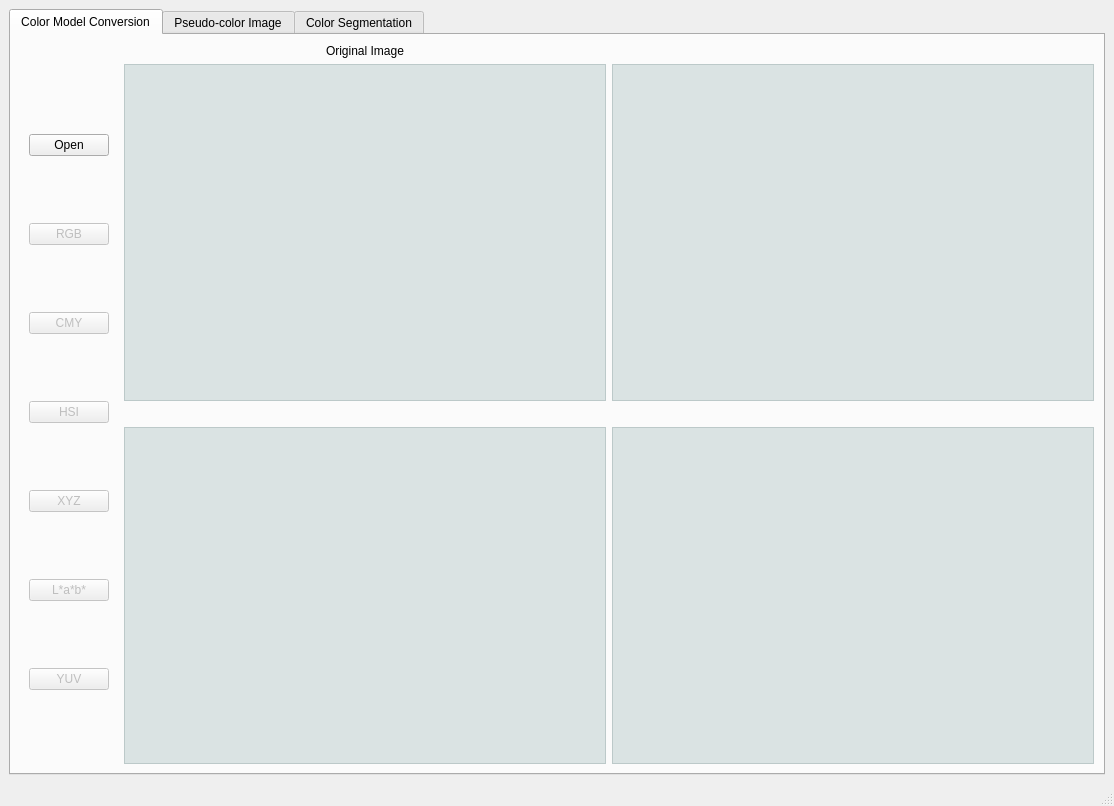
<?xml version="1.0" encoding="UTF-8"?>
<ui version="4.0">
 <class>HW5</class>
 <widget class="QMainWindow" name="HW5">
  <property name="geometry">
   <rect>
    <x>0</x>
    <y>0</y>
    <width>1114</width>
    <height>806</height>
   </rect>
  </property>
  <property name="sizePolicy">
   <sizepolicy hsizetype="Preferred" vsizetype="Preferred">
    <horstretch>0</horstretch>
    <verstretch>0</verstretch>
   </sizepolicy>
  </property>
  <property name="windowTitle">
   <string>HW5</string>
  </property>
  <widget class="QWidget" name="centralwidget">
   <property name="sizePolicy">
    <sizepolicy hsizetype="Preferred" vsizetype="Preferred">
     <horstretch>0</horstretch>
     <verstretch>0</verstretch>
    </sizepolicy>
   </property>
   <property name="layoutDirection">
    <enum>Qt::LeftToRight</enum>
   </property>
   <layout class="QHBoxLayout" name="horizontalLayout">
    <item>
     <widget class="QTabWidget" name="tabWidget">
      <property name="sizePolicy">
       <sizepolicy hsizetype="Expanding" vsizetype="Expanding">
        <horstretch>0</horstretch>
        <verstretch>0</verstretch>
       </sizepolicy>
      </property>
      <property name="layoutDirection">
       <enum>Qt::LeftToRight</enum>
      </property>
      <property name="currentIndex">
       <number>0</number>
      </property>
      <widget class="QWidget" name="tab">
       <attribute name="title">
        <string>Color Model Conversion</string>
       </attribute>
       <layout class="QGridLayout" name="gridLayout_3">
        <item row="1" column="1">
         <widget class="QGraphicsView" name="grvNW_P1">
          <property name="styleSheet">
           <string notr="true">background-color: rgba(83, 125, 125, 50);</string>
          </property>
          <property name="verticalScrollBarPolicy">
           <enum>Qt::ScrollBarAlwaysOff</enum>
          </property>
          <property name="horizontalScrollBarPolicy">
           <enum>Qt::ScrollBarAlwaysOff</enum>
          </property>
          <property name="sizeAdjustPolicy">
           <enum>QAbstractScrollArea::AdjustToContents</enum>
          </property>
         </widget>
        </item>
        <item row="1" column="2">
         <widget class="QGraphicsView" name="grvNE_P1">
          <property name="styleSheet">
           <string notr="true">background-color: rgba(83, 125, 125, 50);</string>
          </property>
          <property name="verticalScrollBarPolicy">
           <enum>Qt::ScrollBarAlwaysOff</enum>
          </property>
          <property name="horizontalScrollBarPolicy">
           <enum>Qt::ScrollBarAlwaysOff</enum>
          </property>
          <property name="sizeAdjustPolicy">
           <enum>QAbstractScrollArea::AdjustToContents</enum>
          </property>
         </widget>
        </item>
        <item row="0" column="2">
         <widget class="QLabel" name="lblNE">
          <property name="text">
           <string/>
          </property>
          <property name="alignment">
           <set>Qt::AlignCenter</set>
          </property>
         </widget>
        </item>
        <item row="1" column="0" rowspan="3">
         <widget class="QWidget" name="widget_2" native="true">
          <layout class="QVBoxLayout" name="verticalLayout">
           <item>
            <widget class="QPushButton" name="btnOpen_P1">
             <property name="sizePolicy">
              <sizepolicy hsizetype="Preferred" vsizetype="Fixed">
               <horstretch>0</horstretch>
               <verstretch>0</verstretch>
              </sizepolicy>
             </property>
             <property name="text">
              <string>Open</string>
             </property>
            </widget>
           </item>
           <item>
            <widget class="QPushButton" name="btnRGB">
             <property name="enabled">
              <bool>false</bool>
             </property>
             <property name="sizePolicy">
              <sizepolicy hsizetype="Preferred" vsizetype="Fixed">
               <horstretch>0</horstretch>
               <verstretch>0</verstretch>
              </sizepolicy>
             </property>
             <property name="text">
              <string>RGB</string>
             </property>
            </widget>
           </item>
           <item>
            <widget class="QPushButton" name="btnCMY">
             <property name="enabled">
              <bool>false</bool>
             </property>
             <property name="sizePolicy">
              <sizepolicy hsizetype="Preferred" vsizetype="Fixed">
               <horstretch>0</horstretch>
               <verstretch>0</verstretch>
              </sizepolicy>
             </property>
             <property name="text">
              <string>CMY</string>
             </property>
            </widget>
           </item>
           <item>
            <widget class="QPushButton" name="btnHSI">
             <property name="enabled">
              <bool>false</bool>
             </property>
             <property name="sizePolicy">
              <sizepolicy hsizetype="Preferred" vsizetype="Fixed">
               <horstretch>0</horstretch>
               <verstretch>0</verstretch>
              </sizepolicy>
             </property>
             <property name="text">
              <string>HSI</string>
             </property>
            </widget>
           </item>
           <item>
            <widget class="QPushButton" name="btnXYZ">
             <property name="enabled">
              <bool>false</bool>
             </property>
             <property name="sizePolicy">
              <sizepolicy hsizetype="Preferred" vsizetype="Fixed">
               <horstretch>0</horstretch>
               <verstretch>0</verstretch>
              </sizepolicy>
             </property>
             <property name="text">
              <string>XYZ</string>
             </property>
            </widget>
           </item>
           <item>
            <widget class="QPushButton" name="btnLAB">
             <property name="enabled">
              <bool>false</bool>
             </property>
             <property name="sizePolicy">
              <sizepolicy hsizetype="Preferred" vsizetype="Fixed">
               <horstretch>0</horstretch>
               <verstretch>0</verstretch>
              </sizepolicy>
             </property>
             <property name="text">
              <string>L*a*b*</string>
             </property>
            </widget>
           </item>
           <item>
            <widget class="QPushButton" name="btnYUV">
             <property name="enabled">
              <bool>false</bool>
             </property>
             <property name="sizePolicy">
              <sizepolicy hsizetype="Preferred" vsizetype="Fixed">
               <horstretch>0</horstretch>
               <verstretch>0</verstretch>
              </sizepolicy>
             </property>
             <property name="text">
              <string>YUV</string>
             </property>
            </widget>
           </item>
          </layout>
         </widget>
        </item>
        <item row="3" column="1">
         <widget class="QGraphicsView" name="grvSW_P1">
          <property name="styleSheet">
           <string notr="true">background-color: rgba(83, 125, 125, 50);</string>
          </property>
          <property name="verticalScrollBarPolicy">
           <enum>Qt::ScrollBarAlwaysOff</enum>
          </property>
          <property name="horizontalScrollBarPolicy">
           <enum>Qt::ScrollBarAlwaysOff</enum>
          </property>
          <property name="sizeAdjustPolicy">
           <enum>QAbstractScrollArea::AdjustToContents</enum>
          </property>
         </widget>
        </item>
        <item row="2" column="2">
         <widget class="QLabel" name="lblSE">
          <property name="text">
           <string/>
          </property>
          <property name="alignment">
           <set>Qt::AlignCenter</set>
          </property>
         </widget>
        </item>
        <item row="2" column="1">
         <widget class="QLabel" name="lblSW">
          <property name="text">
           <string/>
          </property>
          <property name="alignment">
           <set>Qt::AlignCenter</set>
          </property>
         </widget>
        </item>
        <item row="0" column="1">
         <widget class="QLabel" name="lblNW">
          <property name="text">
           <string>Original Image</string>
          </property>
          <property name="alignment">
           <set>Qt::AlignCenter</set>
          </property>
         </widget>
        </item>
        <item row="3" column="2">
         <widget class="QGraphicsView" name="grvSE_P1">
          <property name="styleSheet">
           <string notr="true">background-color: rgba(83, 125, 125, 50);</string>
          </property>
          <property name="verticalScrollBarPolicy">
           <enum>Qt::ScrollBarAlwaysOff</enum>
          </property>
          <property name="horizontalScrollBarPolicy">
           <enum>Qt::ScrollBarAlwaysOff</enum>
          </property>
          <property name="sizeAdjustPolicy">
           <enum>QAbstractScrollArea::AdjustToContents</enum>
          </property>
         </widget>
        </item>
       </layout>
      </widget>
      <widget class="QWidget" name="tab_2">
       <attribute name="title">
        <string>Pseudo-color Image</string>
       </attribute>
       <layout class="QHBoxLayout" name="horizontalLayout_3">
        <item>
         <widget class="QWidget" name="widget_4" native="true">
          <property name="sizePolicy">
           <sizepolicy hsizetype="Preferred" vsizetype="Preferred">
            <horstretch>1</horstretch>
            <verstretch>0</verstretch>
           </sizepolicy>
          </property>
          <layout class="QGridLayout" name="gridLayout">
           <item row="8" column="1">
            <spacer name="horizontalSpacer_3">
             <property name="orientation">
              <enum>Qt::Horizontal</enum>
             </property>
             <property name="sizeHint" stdset="0">
              <size>
               <width>40</width>
               <height>20</height>
              </size>
             </property>
            </spacer>
           </item>
           <item row="4" column="1" colspan="5">
            <widget class="QPushButton" name="btnCreateColorBar">
             <property name="enabled">
              <bool>false</bool>
             </property>
             <property name="sizePolicy">
              <sizepolicy hsizetype="Preferred" vsizetype="Preferred">
               <horstretch>0</horstretch>
               <verstretch>0</verstretch>
              </sizepolicy>
             </property>
             <property name="text">
              <string>Create Color Bar</string>
             </property>
            </widget>
           </item>
           <item row="1" column="1">
            <widget class="QGraphicsView" name="grvColor1">
             <property name="sizePolicy">
              <sizepolicy hsizetype="Preferred" vsizetype="Fixed">
               <horstretch>0</horstretch>
               <verstretch>0</verstretch>
              </sizepolicy>
             </property>
             <property name="styleSheet">
              <string notr="true">background-color: rgba(83, 125, 125, 50);</string>
             </property>
             <property name="verticalScrollBarPolicy">
              <enum>Qt::ScrollBarAlwaysOff</enum>
             </property>
             <property name="horizontalScrollBarPolicy">
              <enum>Qt::ScrollBarAlwaysOff</enum>
             </property>
             <property name="sizeAdjustPolicy">
              <enum>QAbstractScrollArea::AdjustIgnored</enum>
             </property>
            </widget>
           </item>
           <item row="2" column="3">
            <widget class="QPushButton" name="btnColor3">
             <property name="enabled">
              <bool>false</bool>
             </property>
             <property name="sizePolicy">
              <sizepolicy hsizetype="Preferred" vsizetype="Preferred">
               <horstretch>0</horstretch>
               <verstretch>0</verstretch>
              </sizepolicy>
             </property>
             <property name="text">
              <string>Color3</string>
             </property>
            </widget>
           </item>
           <item row="2" column="4">
            <widget class="QPushButton" name="btnColor4">
             <property name="enabled">
              <bool>false</bool>
             </property>
             <property name="sizePolicy">
              <sizepolicy hsizetype="Preferred" vsizetype="Preferred">
               <horstretch>0</horstretch>
               <verstretch>0</verstretch>
              </sizepolicy>
             </property>
             <property name="text">
              <string>Color4</string>
             </property>
            </widget>
           </item>
           <item row="2" column="1">
            <widget class="QPushButton" name="btnColor1">
             <property name="enabled">
              <bool>false</bool>
             </property>
             <property name="sizePolicy">
              <sizepolicy hsizetype="Preferred" vsizetype="Preferred">
               <horstretch>0</horstretch>
               <verstretch>0</verstretch>
              </sizepolicy>
             </property>
             <property name="text">
              <string>Color1</string>
             </property>
            </widget>
           </item>
           <item row="9" column="1" colspan="4">
            <widget class="QPushButton" name="btnDoPseudo">
             <property name="enabled">
              <bool>false</bool>
             </property>
             <property name="sizePolicy">
              <sizepolicy hsizetype="Preferred" vsizetype="Preferred">
               <horstretch>0</horstretch>
               <verstretch>0</verstretch>
              </sizepolicy>
             </property>
             <property name="text">
              <string>Get Pseudo-color Image</string>
             </property>
            </widget>
           </item>
           <item row="9" column="5">
            <spacer name="horizontalSpacer_5">
             <property name="orientation">
              <enum>Qt::Horizontal</enum>
             </property>
             <property name="sizeHint" stdset="0">
              <size>
               <width>40</width>
               <height>20</height>
              </size>
             </property>
            </spacer>
           </item>
           <item row="5" column="5">
            <spacer name="horizontalSpacer">
             <property name="orientation">
              <enum>Qt::Horizontal</enum>
             </property>
             <property name="sizeHint" stdset="0">
              <size>
               <width>40</width>
               <height>20</height>
              </size>
             </property>
            </spacer>
           </item>
           <item row="1" column="5">
            <widget class="QGraphicsView" name="grvColor5">
             <property name="sizePolicy">
              <sizepolicy hsizetype="Preferred" vsizetype="Fixed">
               <horstretch>0</horstretch>
               <verstretch>0</verstretch>
              </sizepolicy>
             </property>
             <property name="styleSheet">
              <string notr="true">background-color: rgba(83, 125, 125, 50);</string>
             </property>
             <property name="verticalScrollBarPolicy">
              <enum>Qt::ScrollBarAlwaysOff</enum>
             </property>
             <property name="horizontalScrollBarPolicy">
              <enum>Qt::ScrollBarAlwaysOff</enum>
             </property>
            </widget>
           </item>
           <item row="8" column="4" colspan="2">
            <spacer name="horizontalSpacer_4">
             <property name="orientation">
              <enum>Qt::Horizontal</enum>
             </property>
             <property name="sizeHint" stdset="0">
              <size>
               <width>40</width>
               <height>20</height>
              </size>
             </property>
            </spacer>
           </item>
           <item row="2" column="2">
            <widget class="QPushButton" name="btnColor2">
             <property name="enabled">
              <bool>false</bool>
             </property>
             <property name="sizePolicy">
              <sizepolicy hsizetype="Preferred" vsizetype="Preferred">
               <horstretch>0</horstretch>
               <verstretch>0</verstretch>
              </sizepolicy>
             </property>
             <property name="text">
              <string>Color2</string>
             </property>
            </widget>
           </item>
           <item row="5" column="1" colspan="4">
            <widget class="QGraphicsView" name="grvColorBar">
             <property name="sizePolicy">
              <sizepolicy hsizetype="Preferred" vsizetype="Fixed">
               <horstretch>0</horstretch>
               <verstretch>0</verstretch>
              </sizepolicy>
             </property>
             <property name="styleSheet">
              <string notr="true">background-color: rgba(83, 125, 125, 50);</string>
             </property>
             <property name="verticalScrollBarPolicy">
              <enum>Qt::ScrollBarAlwaysOff</enum>
             </property>
             <property name="horizontalScrollBarPolicy">
              <enum>Qt::ScrollBarAlwaysOff</enum>
             </property>
             <property name="sizeAdjustPolicy">
              <enum>QAbstractScrollArea::AdjustIgnored</enum>
             </property>
            </widget>
           </item>
           <item row="7" column="1" colspan="4">
            <widget class="QLabel" name="lblGrayLevel">
             <property name="sizePolicy">
              <sizepolicy hsizetype="Preferred" vsizetype="Preferred">
               <horstretch>0</horstretch>
               <verstretch>0</verstretch>
              </sizepolicy>
             </property>
             <property name="text">
              <string>Gray Scale: </string>
             </property>
             <property name="alignment">
              <set>Qt::AlignCenter</set>
             </property>
            </widget>
           </item>
           <item row="6" column="1" colspan="4">
            <widget class="QSlider" name="hsdCheckColor">
             <property name="enabled">
              <bool>false</bool>
             </property>
             <property name="sizePolicy">
              <sizepolicy hsizetype="Preferred" vsizetype="Preferred">
               <horstretch>0</horstretch>
               <verstretch>0</verstretch>
              </sizepolicy>
             </property>
             <property name="maximum">
              <number>255</number>
             </property>
             <property name="orientation">
              <enum>Qt::Horizontal</enum>
             </property>
             <property name="tickPosition">
              <enum>QSlider::TicksBelow</enum>
             </property>
             <property name="tickInterval">
              <number>5</number>
             </property>
            </widget>
           </item>
           <item row="1" column="2">
            <widget class="QGraphicsView" name="grvColor2">
             <property name="sizePolicy">
              <sizepolicy hsizetype="Preferred" vsizetype="Fixed">
               <horstretch>0</horstretch>
               <verstretch>0</verstretch>
              </sizepolicy>
             </property>
             <property name="styleSheet">
              <string notr="true">background-color: rgba(83, 125, 125, 50);</string>
             </property>
             <property name="verticalScrollBarPolicy">
              <enum>Qt::ScrollBarAlwaysOff</enum>
             </property>
             <property name="horizontalScrollBarPolicy">
              <enum>Qt::ScrollBarAlwaysOff</enum>
             </property>
             <property name="sizeAdjustPolicy">
              <enum>QAbstractScrollArea::AdjustIgnored</enum>
             </property>
            </widget>
           </item>
           <item row="2" column="5">
            <widget class="QPushButton" name="btnColor5">
             <property name="enabled">
              <bool>false</bool>
             </property>
             <property name="sizePolicy">
              <sizepolicy hsizetype="Preferred" vsizetype="Preferred">
               <horstretch>0</horstretch>
               <verstretch>0</verstretch>
              </sizepolicy>
             </property>
             <property name="text">
              <string>Color5</string>
             </property>
            </widget>
           </item>
           <item row="1" column="3">
            <widget class="QGraphicsView" name="grvColor3">
             <property name="sizePolicy">
              <sizepolicy hsizetype="Preferred" vsizetype="Fixed">
               <horstretch>0</horstretch>
               <verstretch>0</verstretch>
              </sizepolicy>
             </property>
             <property name="styleSheet">
              <string notr="true">background-color: rgba(83, 125, 125, 50);</string>
             </property>
             <property name="verticalScrollBarPolicy">
              <enum>Qt::ScrollBarAlwaysOff</enum>
             </property>
             <property name="horizontalScrollBarPolicy">
              <enum>Qt::ScrollBarAlwaysOff</enum>
             </property>
             <property name="sizeAdjustPolicy">
              <enum>QAbstractScrollArea::AdjustIgnored</enum>
             </property>
            </widget>
           </item>
           <item row="1" column="4">
            <widget class="QGraphicsView" name="grvColor4">
             <property name="sizePolicy">
              <sizepolicy hsizetype="Preferred" vsizetype="Fixed">
               <horstretch>0</horstretch>
               <verstretch>0</verstretch>
              </sizepolicy>
             </property>
             <property name="styleSheet">
              <string notr="true">background-color: rgba(83, 125, 125, 50);</string>
             </property>
             <property name="verticalScrollBarPolicy">
              <enum>Qt::ScrollBarAlwaysOff</enum>
             </property>
             <property name="horizontalScrollBarPolicy">
              <enum>Qt::ScrollBarAlwaysOff</enum>
             </property>
             <property name="sizeAdjustPolicy">
              <enum>QAbstractScrollArea::AdjustIgnored</enum>
             </property>
            </widget>
           </item>
           <item row="6" column="5">
            <spacer name="horizontalSpacer_2">
             <property name="orientation">
              <enum>Qt::Horizontal</enum>
             </property>
             <property name="sizeHint" stdset="0">
              <size>
               <width>40</width>
               <height>20</height>
              </size>
             </property>
            </spacer>
           </item>
           <item row="8" column="2" colspan="2">
            <widget class="QGraphicsView" name="grvCheckedColor">
             <property name="sizePolicy">
              <sizepolicy hsizetype="Preferred" vsizetype="Preferred">
               <horstretch>0</horstretch>
               <verstretch>0</verstretch>
              </sizepolicy>
             </property>
             <property name="styleSheet">
              <string notr="true">background-color: rgba(83, 125, 125, 50);</string>
             </property>
             <property name="verticalScrollBarPolicy">
              <enum>Qt::ScrollBarAlwaysOff</enum>
             </property>
             <property name="horizontalScrollBarPolicy">
              <enum>Qt::ScrollBarAlwaysOff</enum>
             </property>
             <property name="sizeAdjustPolicy">
              <enum>QAbstractScrollArea::AdjustIgnored</enum>
             </property>
            </widget>
           </item>
           <item row="0" column="1" colspan="5">
            <widget class="QPushButton" name="btnOpen_P2">
             <property name="sizePolicy">
              <sizepolicy hsizetype="Preferred" vsizetype="Preferred">
               <horstretch>0</horstretch>
               <verstretch>0</verstretch>
              </sizepolicy>
             </property>
             <property name="text">
              <string>Open</string>
             </property>
            </widget>
           </item>
          </layout>
         </widget>
        </item>
        <item>
         <widget class="QWidget" name="widget_5" native="true">
          <property name="sizePolicy">
           <sizepolicy hsizetype="Preferred" vsizetype="Preferred">
            <horstretch>4</horstretch>
            <verstretch>0</verstretch>
           </sizepolicy>
          </property>
          <layout class="QGridLayout" name="gridLayout_4">
           <item row="0" column="0">
            <widget class="QLabel" name="label_2">
             <property name="sizePolicy">
              <sizepolicy hsizetype="Expanding" vsizetype="Fixed">
               <horstretch>0</horstretch>
               <verstretch>0</verstretch>
              </sizepolicy>
             </property>
             <property name="text">
              <string>Original Image</string>
             </property>
             <property name="alignment">
              <set>Qt::AlignCenter</set>
             </property>
            </widget>
           </item>
           <item row="2" column="0">
            <widget class="QGraphicsView" name="grvA">
             <property name="sizePolicy">
              <sizepolicy hsizetype="MinimumExpanding" vsizetype="Preferred">
               <horstretch>0</horstretch>
               <verstretch>0</verstretch>
              </sizepolicy>
             </property>
             <property name="styleSheet">
              <string notr="true">background-color: rgba(83, 125, 125, 50);</string>
             </property>
             <property name="verticalScrollBarPolicy">
              <enum>Qt::ScrollBarAlwaysOff</enum>
             </property>
             <property name="horizontalScrollBarPolicy">
              <enum>Qt::ScrollBarAlwaysOff</enum>
             </property>
             <property name="sizeAdjustPolicy">
              <enum>QAbstractScrollArea::AdjustToContents</enum>
             </property>
            </widget>
           </item>
           <item row="2" column="1">
            <widget class="QGraphicsView" name="grvB">
             <property name="sizePolicy">
              <sizepolicy hsizetype="MinimumExpanding" vsizetype="Preferred">
               <horstretch>0</horstretch>
               <verstretch>0</verstretch>
              </sizepolicy>
             </property>
             <property name="styleSheet">
              <string notr="true">background-color: rgba(83, 125, 125, 50);</string>
             </property>
             <property name="verticalScrollBarPolicy">
              <enum>Qt::ScrollBarAlwaysOff</enum>
             </property>
             <property name="horizontalScrollBarPolicy">
              <enum>Qt::ScrollBarAlwaysOff</enum>
             </property>
             <property name="sizeAdjustPolicy">
              <enum>QAbstractScrollArea::AdjustToContents</enum>
             </property>
            </widget>
           </item>
           <item row="0" column="1">
            <widget class="QLabel" name="label_3">
             <property name="sizePolicy">
              <sizepolicy hsizetype="Expanding" vsizetype="Fixed">
               <horstretch>0</horstretch>
               <verstretch>0</verstretch>
              </sizepolicy>
             </property>
             <property name="text">
              <string>Pseudo-color Image</string>
             </property>
             <property name="alignment">
              <set>Qt::AlignCenter</set>
             </property>
            </widget>
           </item>
          </layout>
         </widget>
        </item>
       </layout>
      </widget>
      <widget class="QWidget" name="tab_3">
       <attribute name="title">
        <string>Color Segmentation</string>
       </attribute>
       <layout class="QHBoxLayout" name="horizontalLayout_6">
        <item>
         <layout class="QHBoxLayout" name="horizontalLayout_5">
          <item>
           <widget class="QWidget" name="widget_8" native="true">
            <property name="sizePolicy">
             <sizepolicy hsizetype="Preferred" vsizetype="Preferred">
              <horstretch>1</horstretch>
              <verstretch>0</verstretch>
             </sizepolicy>
            </property>
            <layout class="QGridLayout" name="gridLayout_2">
             <item row="1" column="0">
              <widget class="QLabel" name="label">
               <property name="sizePolicy">
                <sizepolicy hsizetype="Maximum" vsizetype="Preferred">
                 <horstretch>0</horstretch>
                 <verstretch>0</verstretch>
                </sizepolicy>
               </property>
               <property name="text">
                <string>K value:</string>
               </property>
              </widget>
             </item>
             <item row="0" column="0" colspan="3">
              <widget class="QPushButton" name="btnOpen_P3">
               <property name="text">
                <string>Open</string>
               </property>
              </widget>
             </item>
             <item row="1" column="1">
              <widget class="QSpinBox" name="spbK">
               <property name="enabled">
                <bool>false</bool>
               </property>
               <property name="sizePolicy">
                <sizepolicy hsizetype="Expanding" vsizetype="Fixed">
                 <horstretch>0</horstretch>
                 <verstretch>0</verstretch>
                </sizepolicy>
               </property>
               <property name="minimum">
                <number>1</number>
               </property>
               <property name="value">
                <number>2</number>
               </property>
              </widget>
             </item>
             <item row="2" column="0" colspan="2">
              <widget class="QWidget" name="widget_3" native="true">
               <property name="enabled">
                <bool>false</bool>
               </property>
               <property name="sizePolicy">
                <sizepolicy hsizetype="MinimumExpanding" vsizetype="Preferred">
                 <horstretch>0</horstretch>
                 <verstretch>0</verstretch>
                </sizepolicy>
               </property>
               <layout class="QVBoxLayout" name="verticalLayout_4">
                <item>
                 <widget class="QRadioButton" name="rbnRGB">
                  <property name="text">
                   <string>RGB</string>
                  </property>
                 </widget>
                </item>
                <item>
                 <widget class="QRadioButton" name="rbnHSI">
                  <property name="text">
                   <string>HSI</string>
                  </property>
                 </widget>
                </item>
                <item>
                 <widget class="QRadioButton" name="rbnLAB">
                  <property name="text">
                   <string>L*a*b*</string>
                  </property>
                 </widget>
                </item>
               </layout>
              </widget>
             </item>
             <item row="3" column="0" colspan="2">
              <widget class="QPushButton" name="btnKmeans">
               <property name="enabled">
                <bool>false</bool>
               </property>
               <property name="text">
                <string>Color Segmentation</string>
               </property>
              </widget>
             </item>
             <item row="4" column="0" colspan="2">
              <spacer name="verticalSpacer">
               <property name="orientation">
                <enum>Qt::Vertical</enum>
               </property>
               <property name="sizeHint" stdset="0">
                <size>
                 <width>20</width>
                 <height>40</height>
                </size>
               </property>
              </spacer>
             </item>
            </layout>
           </widget>
          </item>
          <item>
           <widget class="QWidget" name="widget_7" native="true">
            <property name="sizePolicy">
             <sizepolicy hsizetype="Preferred" vsizetype="Preferred">
              <horstretch>2</horstretch>
              <verstretch>0</verstretch>
             </sizepolicy>
            </property>
            <layout class="QGridLayout" name="gridLayout_5">
             <item row="0" column="0">
              <widget class="QLabel" name="label_4">
               <property name="sizePolicy">
                <sizepolicy hsizetype="Preferred" vsizetype="Fixed">
                 <horstretch>0</horstretch>
                 <verstretch>0</verstretch>
                </sizepolicy>
               </property>
               <property name="text">
                <string>Original Image</string>
               </property>
               <property name="alignment">
                <set>Qt::AlignCenter</set>
               </property>
              </widget>
             </item>
             <item row="0" column="1">
              <widget class="QLabel" name="label_5">
               <property name="text">
                <string>Segemented Image</string>
               </property>
               <property name="alignment">
                <set>Qt::AlignCenter</set>
               </property>
              </widget>
             </item>
             <item row="1" column="0">
              <widget class="QGraphicsView" name="grvSrcimg">
               <property name="sizePolicy">
                <sizepolicy hsizetype="Preferred" vsizetype="Preferred">
                 <horstretch>1</horstretch>
                 <verstretch>0</verstretch>
                </sizepolicy>
               </property>
               <property name="styleSheet">
                <string notr="true">background-color: rgba(83, 125, 125, 50);</string>
               </property>
               <property name="verticalScrollBarPolicy">
                <enum>Qt::ScrollBarAlwaysOff</enum>
               </property>
               <property name="horizontalScrollBarPolicy">
                <enum>Qt::ScrollBarAlwaysOff</enum>
               </property>
               <property name="sizeAdjustPolicy">
                <enum>QAbstractScrollArea::AdjustIgnored</enum>
               </property>
              </widget>
             </item>
             <item row="1" column="1">
              <widget class="QGraphicsView" name="grvMeanedimg">
               <property name="sizePolicy">
                <sizepolicy hsizetype="Preferred" vsizetype="Preferred">
                 <horstretch>1</horstretch>
                 <verstretch>0</verstretch>
                </sizepolicy>
               </property>
               <property name="styleSheet">
                <string notr="true">background-color: rgba(83, 125, 125, 50);</string>
               </property>
               <property name="verticalScrollBarPolicy">
                <enum>Qt::ScrollBarAlwaysOff</enum>
               </property>
               <property name="horizontalScrollBarPolicy">
                <enum>Qt::ScrollBarAlwaysOff</enum>
               </property>
               <property name="sizeAdjustPolicy">
                <enum>QAbstractScrollArea::AdjustIgnored</enum>
               </property>
              </widget>
             </item>
            </layout>
           </widget>
          </item>
         </layout>
        </item>
       </layout>
      </widget>
     </widget>
    </item>
   </layout>
  </widget>
  <widget class="QMenuBar" name="menubar">
   <property name="geometry">
    <rect>
     <x>0</x>
     <y>0</y>
     <width>1114</width>
     <height>25</height>
    </rect>
   </property>
  </widget>
  <widget class="QStatusBar" name="statusbar"/>
 </widget>
 <resources/>
 <connections/>
</ui>
